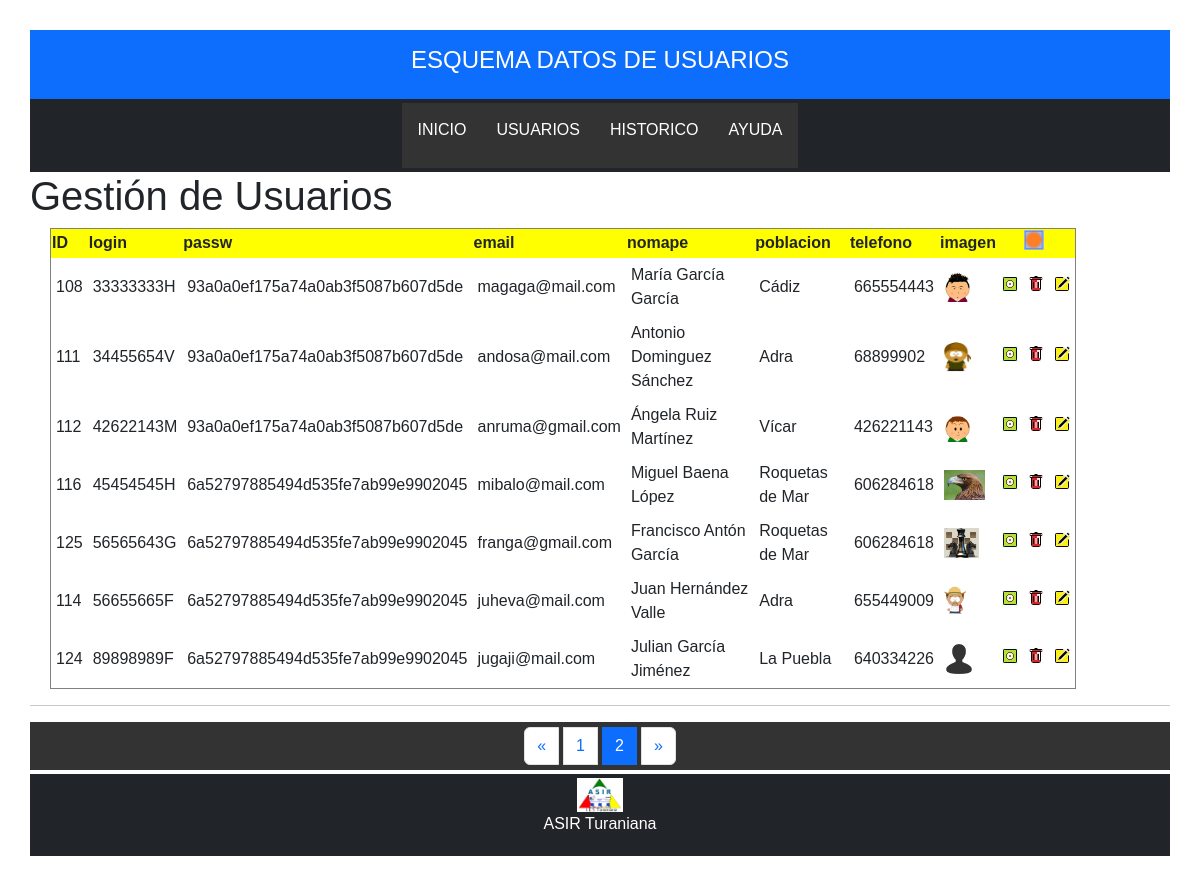
Screenshot of /GUsuarios.php?pagina=2 with the database file from the repository.
### tables this page shows
CREATE TABLE `usuarios` (
  `ID` int(11) NOT NULL,
  `login` varchar(30) NOT NULL,
  `passw` varchar(50) NOT NULL,
  `email` varchar(50) NOT NULL,
  `nomape` varchar(50) NOT NULL,
  `poblacion` varchar(50) DEFAULT NULL,
  `telefono` varchar(9) DEFAULT NULL,
  `imagen` varchar(50) DEFAULT NULL
);

### GUsuarios.php (the view, shortened to what this page needs)
<?php
	require_once('marcosup.php');
?>
<div>
    <h1>Gestión de Usuarios</h1>
</div>
<div>
	<?php
	$tabla="usuarios";
	$sentencia="select * from $tabla order by login ";
    $resultado=mysqli_query($c,$sentencia);
			if (isset($_GET['pagina']))
				{
				$pagina=$_GET['pagina'];
				}
				else{
				$pagina=1;
				}
			$numreg=mysqli_num_rows($resultado);
			$numpag= ceil($numreg/8);
			$inicio=($pagina-1)*8;
			$sentencia .=" limit ".$inicio.", 8";
	echo '<table border style="width:90%; margin-left:20px; margin-right:40px">';
	$cabeceras=mysqli_query($c,"SHOW FIELDS FROM $tabla");
	echo "<tr bgcolor='yellow'>";
	while ($cab=mysqli_fetch_row($cabeceras)){
		echo "<th>$cab[0]</th>";
	}
	echo "<th></th>";
	echo "<th>";
		echo '<form name="alta" method="POST" action="AUsuarios.php">';
		echo '<input type="image" src="estilos/mas.jpg" height="20px" title="Alta de usuario.">';
		echo '</form>';
	echo "</th>";
	echo "<th></th>";
	echo "</tr>";
	$resultado=mysqli_query($c,$sentencia);
	while ($registro = mysqli_fetch_row($resultado)){
		echo "<tr>";
		$i=0;
		foreach ($registro as $fila){
			if ($i==7){
				echo "<td> <img src='$registro[$i]' height='30'></td>";
			} else{
				echo "<td> $registro[$i]</td>";
			}
			$i++;
		}
		echo "<td align='center'>";
				echo '<form name="veruno" method="POST" action="VerUsuario.php">';
				echo '<input type="image" src="estilos/ver.jpg" title="Ver datos del usuario... '.$registro[1].'">';
				echo '</form>';
			echo "</td><td align='center'>";
				echo '<form name="borraruno" method="POST" action="borraUsuario.php">';
				echo '<input type="image" src="estilos/papelera.jpg" title="Borrar el usuario... '.$registro[1].'">';
				echo '</form>';
			echo "</td><td align='center'>";
				echo '<form name="editaruno" method="POST" action="modificaUsuario.php">';
				echo '<input type="image" src="estilos/lapiz.jpg" title="Cambiar datos del usuario... '.$registro[1].'">';
				echo '</form>';
		echo "</td>";
		echo "</tr>";
	}
	echo "</table>";
	echo "<div><hr>";
	if ($pagina==1){
		$anterior=1;
	}
	else{
		$anterior=$pagina-1;
	}
	if ($pagina==$numpag){
		$siguiente=$pagina;
	}
	else{
		$siguiente=$pagina+1;
	}
	echo "<div class='col-md-12 text-center' style='vertical-align: text-bottom;'>";
	echo '<ul class="pagination justify-content-center ">';
	echo '	<li class="page-item ">';
	echo '	  <a class="page-link" href="GUsuarios.php?pagina='.$anterior.'">&laquo;</a>';
	echo '	</li>';
	for ($i=1;$i<=$numpag;$i++)
	{
		if($i==$pagina){
				echo '	<li class="page-item active">';
				echo '	  <a class="page-link"href="GUsuarios.php?pagina='.$i.'">'.$i.'</a>';
				echo '	</li>';
			}
			else{
				echo '	<li class="page-item"><a class="page-link" href="GUsuarios.php?pagina='.$i.'">'.$i.'</a></li>';
			}
	}
	echo '	<li class="page-item ">';
	echo '	  <a class="page-link" href="GUsuarios.php?pagina='.$siguiente.'">&raquo;</a>';
	echo '	</li>';
	echo '  </ul>';
	echo "</div>";
	?>
</div>
<?php
	require_once('marcoinf.php');
?>

### estilos/datos.css (style rules this page uses)
body { font-family: "Raleway", Arial, sans-serif; padding: 30px; }
ul { list-style-type: none; margin: 0; padding: 0; overflow: hidden; background-color: #333333; color: lime; }
li { float: left; }
li a { display: block; color: white; text-align: center; margin: 5px; padding: 10px; text-decoration: none; }
td { padding: 5px; }

### rows the page displays
usuarios: ID "108", login "33333333H", passw "93a0a0ef175a74a0ab3f5087b607d5de", email "magaga@mail.com", nomape "María García García", poblacion "Cádiz", telefono "665554443", imagen (picture)
usuarios: ID "111", login "34455654V", passw "93a0a0ef175a74a0ab3f5087b607d5de", email "andosa@mail.com", nomape "Antonio Dominguez Sánchez", poblacion "Adra", telefono "68899902", imagen (picture)
usuarios: ID "112", login "42622143M", passw "93a0a0ef175a74a0ab3f5087b607d5de", email "anruma@gmail.com", nomape "Ángela Ruiz Martínez", poblacion "Vícar", telefono "426221143", imagen (picture)
usuarios: ID "116", login "45454545H", passw "6a52797885494d535fe7ab99e9902045", email "mibalo@mail.com", nomape "Miguel Baena López", poblacion "Roquetas de Mar", telefono "606284618", imagen (picture)
usuarios: ID "125", login "56565643G", passw "6a52797885494d535fe7ab99e9902045", email "franga@gmail.com", nomape "Francisco Antón García", poblacion "Roquetas de Mar", telefono "606284618", imagen (picture)
usuarios: ID "114", login "56655665F", passw "6a52797885494d535fe7ab99e9902045", email "juheva@mail.com", nomape "Juan Hernández Valle", poblacion "Adra", telefono "655449009", imagen (picture)
usuarios: ID "124", login "89898989F", passw "6a52797885494d535fe7ab99e9902045", email "jugaji@mail.com", nomape "Julian García Jiménez", poblacion "La Puebla", telefono "640334226", imagen (picture)

### other values shown
$cab[0] "ID"
$cab[0] "login"
$cab[0] "passw"
$cab[0] "email"
$cab[0] "nomape"
$cab[0] "poblacion"
$cab[0] "telefono"
$cab[0] "imagen"
